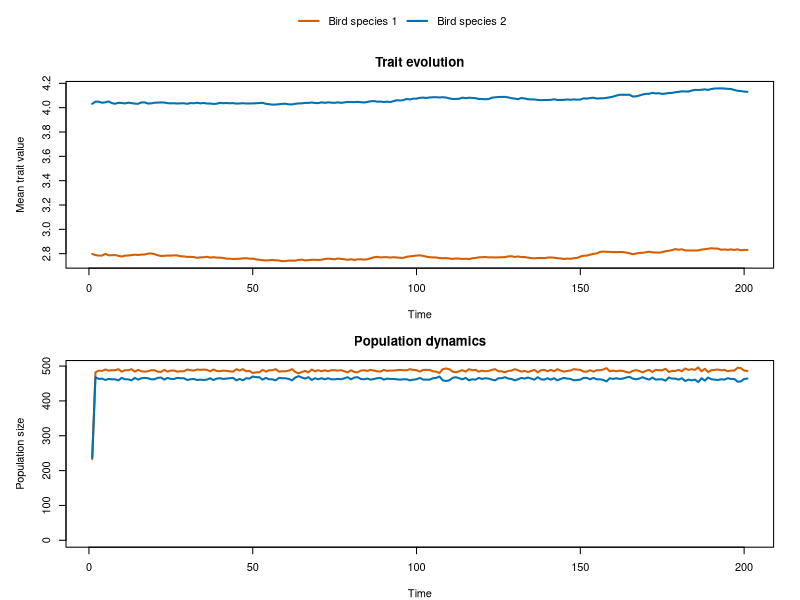

Generate this figure with R:
## ---- chunk 1
knitr::opts_chunk$set(echo = TRUE)
## ---- chunk 2
 bird.evol.sim = function(reps,tmax,N0,carry_cap,mean1,sd1,mean2,sd2,env_opt,
                          mutation1,mutation2,comp_rate,inv_sel_str) {
        for (r in 1:reps) {
            # Populations/species both begin at N0 individuals
            N = N0
            # Both populations/species have carrying capacities
            K = carry_cap
            # Draw random trait values for individuals from normal distributions
            # With means of mean0 & mean1 and standard deviations given by parameters sd0 & sd1
            pop1 = rnorm(N, mean1, sd1)
            pop2 = rnorm(N, mean2, sd2)
            # Initialize vectors to save population and trait values
            # Plus trait optimum (as set by environment) and strength of selection
            # Note: because we are using the width of the selection surface as our measure of
            # strength of selection, the relationship is inverse (higher value = weaker sel.)
            popsize1 = numeric(tmax)
            popsize2 = numeric(tmax)
            meantrait1 = numeric(tmax)
            meantrait2 = numeric(tmax)
            tic = 0
            t = 0
            env_optimum = env_opt
            inverse_selection_strength = inv_sel_str
          
        
            while ((t <= tmax) && (tic == 0)) {
                # Advance time by 1
                t = t + 1
                # If either species/population goes extinct, stop 
                # Populations effectively go extinct at N = 1 due to parent necessity
                if (length(pop1) <= 1 || length(pop2) <= 1) {
                    tic = 1
                }
                # Reproduction via Poisson distribution
                # At the beginning of the sim and after each competitive cycle, surviving birds have offspring
                # Single draw = single chance at offspring, lambda of 1.5 to keep offspring roughly 
                # between 0 and 3
                offspring1 = rpois(n = length(pop1), lambda = 1.5)
                offspring2 = rpois(n = length(pop2), lambda = 1.5)
                
                # Assume that offspring has midpoint trait value between parents (randomly
                # drawn from 2 surviving inds.) +/- some mutation
                if (sum(offspring1) >= 1 && length(pop1) >= 2) {
                    for (i in 1:length(offspring1)) {
                        parents1 = sample(x = pop1, size = 2, replace = FALSE)
                        z_mid1 = mean(parents1)
                        epsilon1 = rnorm(offspring1[i], mean = 0, mutation1)
                        newpop1 = (z_mid1 + epsilon1)
                        pop1 = c(pop1,newpop1)
                    }
                }
                
                if (sum(offspring2) >= 1 && length(pop2) >= 2) {
                    for (i in 1:length(offspring2)) {
                        parents2 = sample(x = pop2, size = 2, replace = FALSE)
                        z_mid2 = mean(parents2)
                        epsilon2 = rnorm(offspring2[i], mean = 0, mutation2)
                        newpop2 = (z_mid2 + epsilon2)
                        pop2 = c(pop2,newpop2)
                    }
                }
                # Cap populations
                if (length(pop1) > K) pop1 = sample(pop1, K)
                if (length(pop2) > K) pop2 = sample(pop2, K)
                
                # Competition: drawing random ind. (and corresponding trait value) 
                # from a subset of each species/pop
                competition_rate = comp_rate
                n_competitions = round(min(length(pop1), length(pop2)) * competition_rate)
                for (c in 1:n_competitions) {
                  if (length(pop1) <= 1 || length(pop2) <= 1) break
                comp1 = sample(pop1, size = 1)
                comp2 = sample(pop2, size = 1)
                # Calculating win probabilities
                p_win1 = 1- pnorm(abs(comp1 - env_optimum) / inverse_selection_strength)
                p_win2 = 1- pnorm(abs(comp2 - env_optimum) / inverse_selection_strength)
                # Make 'em fight!
                if (runif(1) < p_win1 / (p_win1 + p_win2)) {
                    pop2 = pop2[-match(comp2, pop2)]
                    } else {
                    pop1 = pop1[-match(comp1, pop1)]
                    }
                }
                # Save population sizes to vectors
                popsize1[t] = length(pop1)
                popsize2[t] = length(pop2)
                # Save population mean trait values to vectors
                meantrait1[t] = mean(pop1)
                meantrait2[t] = mean(pop2)
                
              
            }
            # Plot the results, color-blind friendly Okabe color palette
            layout(matrix(c(1, 2, 3), nrow = 3), heights = c(0.15, 1, 1))
            par(mar = c(0, 0, 0, 0))
            plot.new()
            legend('center',
                   legend = c('Bird species 1', 'Bird species 2'),
                   col = c('#D55E00', '#0072B2'),
                   lwd = 2, bty = 'n', horiz = TRUE)

            par(mar = c(4, 5, 3, 2))
            if (r == 1) {
                plot(meantrait1, type = 'l', lwd = 2,
                     ylim = c(min(c(meantrait1, meantrait2), na.rm = TRUE),
                              max(c(meantrait1, meantrait2), na.rm = TRUE)),
                     col = '#D55E00', xlab = 'Time', ylab = 'Mean trait value',
                     main = 'Trait evolution')
                lines(meantrait2, lwd = 2, col = '#0072B2')
            } else {
                lines(meantrait1, lwd = 2, col = '#D55E00')
                lines(meantrait2, lwd = 2, col = '#0072B2')
            }
            
            par(mar = c(4, 5, 3, 2))
            if (r == 1) {
                plot(popsize1, type = 'l', lwd = 2,
                     ylim = c(0, max(c(popsize1, popsize2), na.rm = TRUE)),
                     col = '#D55E00', xlab = 'Time', ylab = 'Population size',
                     main = 'Population dynamics')
                lines(popsize2, lwd = 2, col = '#0072B2')
            } else {
                lines(popsize1, lwd = 2, col = '#D55E00')
                lines(popsize2, lwd = 2, col = '#0072B2')
            }
        }
    }

    # PARAMETERS
    # reps = number of repetitions (keep this at 1)
    # tmax = number of timesteps
    # N0 = initial population size (same for both species)
    # carry_cap = carrying capacity (same for both species)
    # mean1 = initial species 1 trait mean
    # sd1 = initial species 1 trait stdev
    # mean2 = initial species 2 trait mean
    # sd2 = initial species 2 trait stdev
    # env_opt = trait optimum as selected for by environment
    # inv_sel_str = width of selection surface (inverse to selection strength)
    # comp_rate = proportion of each population that competes in each timestep
    # mutation1 = species 1 standard trait deviation of offspring
    # mutation2 = species 2 standard trait deviation of offspring

    # RUN EVOLUTION SIMULATION
    bird.evol.sim(reps=1, tmax=200, N0=100, carry_cap=500,
                  mean1=2.8, sd1=0.5, 
                  mean2=4, sd2=0.5, 
                  env_opt=3, mutation1=0.05, mutation2=0.05, 
                  inv_sel_str=1, comp_rate=0.1)
